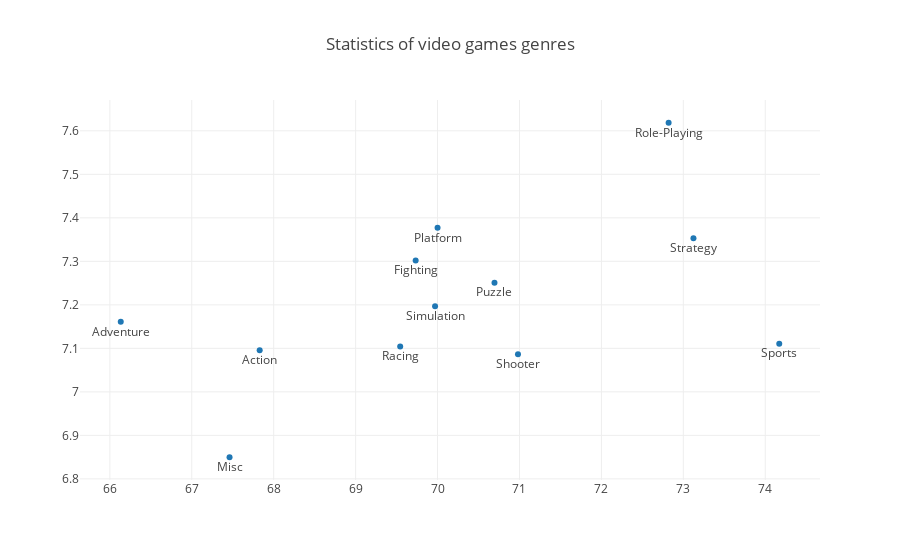

The cell this chart's notebook holds for it:
### Markdown cell above
Пока что ничего непонятно, давайте добавим к точкам подписи.

### Code cell
trace0 = go.Scatter(
    x=genres_df.Critic_Score,
    y=genres_df.User_Score,
    mode = 'markers+text',
    text = genres_df.index,
    textposition='bottom'
)

data = [trace0]
layout = {'title': 'Statistics of video games genres'}

fig = go.Figure(data=data, layout=layout)

iplot(fig, show_link=False)

### Figure 1 — Plotly figure (JSON) as saved in the notebook; plotly's stock layout.template omitted (floating-point values rounded to 4 significant figures)
{"data": [{"mode": "markers+text", "text": ["Action", "Adventure", "Fighting", "Misc", "Platform", "Puzzle", "Racing", "Role-Playing", "Shooter", "Simulation", "Sports", "Strategy"], "textposition": "bottom", "type": "scatter", "x": [67.83, 66.13, 69.73, 67.46, 70, 70.69, 69.54, 72.82, 70.98, 69.97, 74.17, 73.12], "y": [7.096, 7.161, 7.302, 6.85, 7.377, 7.251, 7.104, 7.619, 7.086, 7.197, 7.111, 7.353]}], "layout": {"title": "Statistics of video games genres"}}
